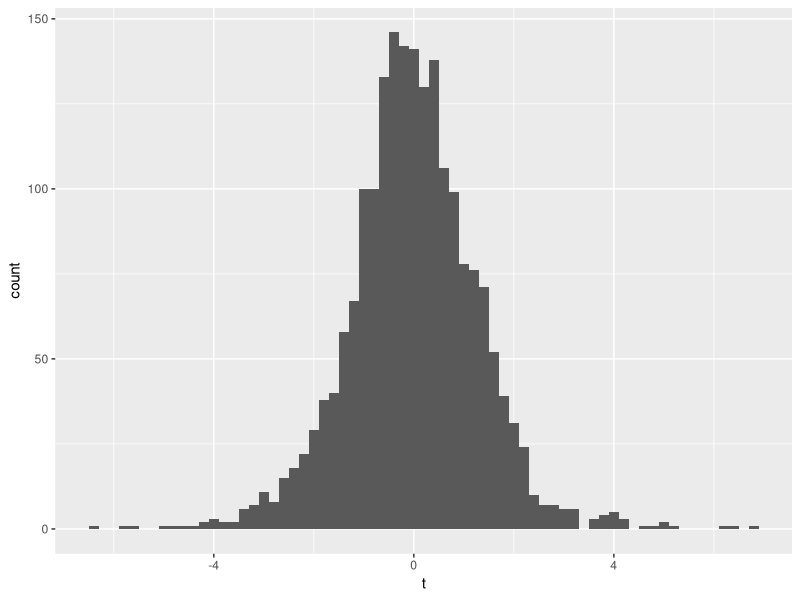

Recreate this plot in R. (Note: this script raises an error after producing the figure.)
## ---- chunk 1
library(knitr)
library(tidyverse)
# Read the CSV file with the generated p_values for each gene
gene_pvalues <- read.csv("data/DEG_pvalues.csv")
# Check the first few rows 

kable(head(gene_pvalues), caption = "Table 1: P_Values for each analysed gene")
## ---- chunk 2
set.seed(55)
ts <- rt(2000, df=5)
data.frame(t=ts) %>% 
  ggplot(aes(x=t))+
  geom_histogram(binwidth=0.2)
## ---- chunk 3
library(RColorBrewer)
abs_t_vec <- abs_t

abs_t <- abs(ts)# take their absolute values
data.frame(abs_t=abs_t) %>% 
  rowwise() %>% 
  mutate(p = mean(abs_t>abs_t_vec)) %>% 
  ungroup() %>% 
  mutate(quantile = factor(ntile(abs_t,10)))%>% 
  ggplot(aes(x=abs_t, fill=quantile))+
  geom_histogram(bins = 100, boundary = 0)+
  scale_fill_brewer(palette="Set3")
## ---- chunk 4
data.frame(abs_t = abs_t) %>% 
  ggplot(aes(x=abs_t))+
  stat_ecdf()
## ---- chunk 5
data.frame(abs_t = abs_t) %>% 
  ggplot(aes(x=abs_t))+
  geom_line(aes(y = 1 - after_stat(y)), stat='ecdf')+
  labs(y="1-ECDF")
## ---- chunk 6
data.frame(abs_t = abs_t) %>% 
  ggplot(aes(x=abs_t))+
  geom_line(aes(y = 1 - ..y..), stat='ecdf')+
  labs(y="1-ECDF")+
  geom_hline(yintercept = seq(0,1,by=0.05),
             col="gray")
## ---- chunk 7
abs_t_vec <- abs_t
data.frame(abs_t = abs_t) %>% 
  rowwise() %>% 
  mutate(p = mean(abs_t>abs_t_vec)) %>% 
  ggplot(aes(p))+
  geom_histogram(binwidth=0.05, boundary=0, color="gray")
## ---- chunk 8
data.frame(abs_t = abs_t) %>% 
  mutate(p = pt(abs_t, df=5,lower.tail=FALSE)*2) %>% # calculate p-value based on pt
  ggplot(aes(p))+
  geom_histogram(binwidth=0.05, boundary=0)
## ---- chunk 9

# Load tidyverse (includes ggplot2)
library(tidyverse)

# Histogram of p_values
ggplot(gene_pvalues, aes(x = pvalue)) +
  geom_histogram(bins = 100, fill = "lightblue", color = "black") +
  labs(title = "Figure_7: P-value Histogram", x = "P-value", y = "Frequency")

## ---- chunk 10
# Check for NA values in pvalue column
sum(is.na(gene_pvalues$pvalue))
# Exclude NA values
gene_pvalues <- na.omit(gene_pvalues)  # Removes rows with NA values

## ---- chunk 11

# Finding the number of significant differentially expressed genes before false positives correction

alpha <- 0.05
gene_pvalues$pvalue <- as.numeric(as.character(gene_pvalues$pvalue))
significant_hits <- gene_pvalues$pvalue < alpha
significant_genes <- sum(significant_hits)

# Print the number of significant genes
cat(sprintf("%d is the number of significant differentially expressed genes before FWER correction\n", significant_genes))

## ---- chunk 12
alpha = 0.05
binw =0.01
pi0 = 2 * mean(gene_pvalues$pvalue > 0.5)
ggplot(gene_pvalues,
  aes(x = pvalue)) + 
  geom_histogram(binwidth = binw, boundary = 0,fill = "lightblue", color = "black") +
  geom_hline(yintercept = pi0 * binw * nrow(gene_pvalues), col = "blue") +
  geom_vline(xintercept = alpha, col = "red")

## ---- chunk 13

alpha <- 0.05
# Apply Bonferroni correction
P_adj_bonf<-p.adjust(gene_pvalues$pvalue, method = "bonferroni")

# Create a dataframe for plotting
adjusted_data <- data.frame(adjusted_pvalue = P_adj_bonf)

# Plotting the Bonferroni adjusted p-values
ggplot(adjusted_data, aes(x = adjusted_pvalue)) +
  geom_histogram(bins = 100, fill = "lightblue", color = "black") +
  labs(title = "Figure_12: Bonferroni Adjusted P-value Histogram", x = "Bonferroni Adjusted P-value", y = "Frequency")

significant_Bonferroni <- P_adj_bonf < alpha

Bonferroni_genes<-sum(significant_Bonferroni) # Number of significant hits after Benjamini-Hochberg correction

#display the number of genes that pass the FDR threshold
cat(sprintf("%d is the number of significant differentially expressed genes after Bonferroni correction for FWER\n", Bonferroni_genes))

## ---- chunk 14
# Apply Benjamini-Hochberg correction
p_adjusted <- p.adjust(gene_pvalues$pvalue, method = "BH")

# Create a dataframe for plotting
adjusted_data <- data.frame(adjusted_pvalue = p_adjusted)

# Plotting the adjusted p-values
ggplot(adjusted_data, aes(x = adjusted_pvalue)) +
  geom_histogram(bins = 100, fill = "lightblue", color = "black") +
  labs(title = "Figure_13: Benjamini-Hochberg Adjusted P-value Histogram", x = "Benjamini-Hochberg Adjusted P-value", y = "Frequency")

significant_bh <- p_adjusted < alpha

Benjamini_Hochberg_genes<-sum(significant_bh) # Number of significant hits after Benjamini-Hochberg correction

#display the number of genes that pass the FDR threshold
cat(sprintf("%d is the number of significant differentially expressed genes that pass the FDR threshold\n", Benjamini_Hochberg_genes))

## ---- chunk 15
alpha=0.1
# Apply Benjamini-Hochberg correction
p_adjusted <- p.adjust(gene_pvalues$pvalue, method = "BH")
significant_bh <- p_adjusted < alpha
Benjamini_Hochberg_genes<-sum(significant_bh) # Number of significant hits after Benjamini-Hochberg correction
Benjamini_Hochberg_genes
## ---- chunk 16
alpha=0.1
# Apply Bonferroni correction
p_adjusted <- p.adjust(gene_pvalues$pvalue, method = "bonferroni")
significant_bonferroni<- p_adjusted < alpha
bonferroni_genes<-sum(significant_bonferroni) # Number of significant hits after bonferroni correction
bonferroni_genes
